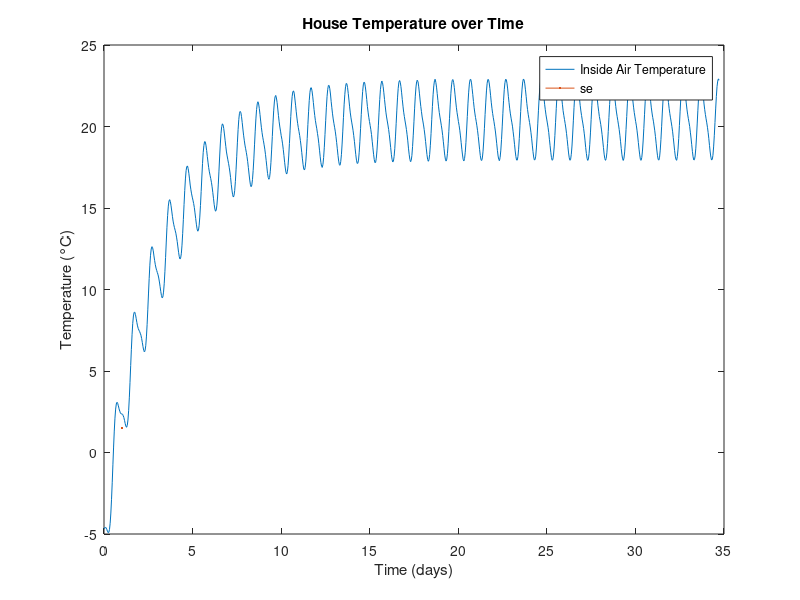
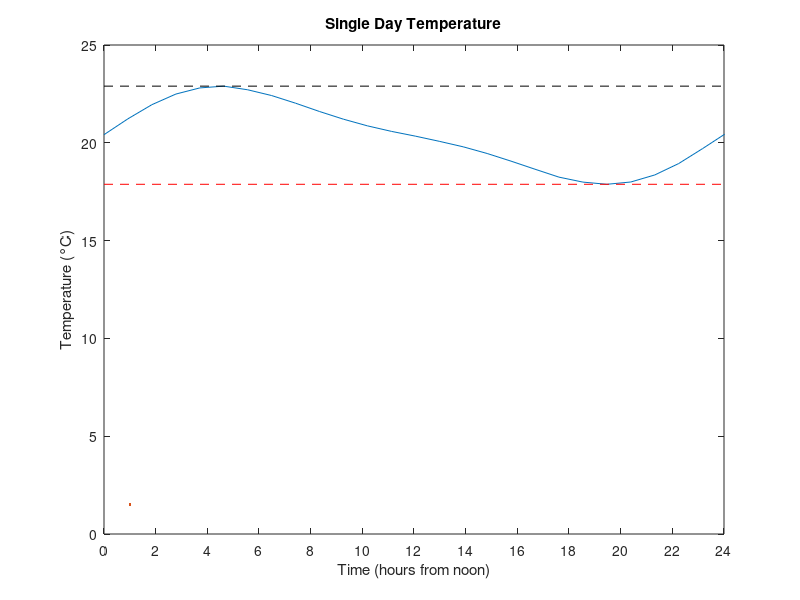

Source code (MATLAB) for these figures, in order: (Note: this script raises an error after producing the figures.)
close all

% define indoor dimensions
inside_length = 6;
inside_width = 6;
inside_height = 3;

% define insulation parameters
insulation_thickness = 0.18;
insulation_conductivity = 0.043;

% calculate outdoor dimensions
outside_length = inside_length + insulation_thickness*2;
outside_width = inside_width + insulation_thickness*2;
outside_height = inside_height + insulation_thickness*2;

% define floor properties
floor_height = 0.1;
floor_density = 3000;
floor_specific_heat_capacity = 800;
floor_volume = inside_length*inside_width*floor_height;
floor_surface_area = 2*(inside_length*inside_width + inside_length*floor_height + inside_width*floor_height);

% define heat transfer coefficients
h_indoor = 15;
h_outdoor = 30;
h_window = 1.4;

% define air properties
inside_air_volume = inside_length*inside_width*(inside_height-floor_height);
air_density = 1.2;
air_specific_heat_capacity = 1012;

% calculate relevant areas
inside_wall_area = 2*(inside_length*inside_width + inside_length*inside_height) + inside_width*inside_height;
window_area = inside_width*(inside_height/5);
outside_wall_area = 2*(outside_length*outside_width + outside_length*outside_height + outside_width*outside_height) - window_area;

% calculate thermal resistances
floor_to_inside_resistance = 1/(h_indoor*floor_surface_area);
inside_to_outside_wall_resistance = 1/(h_indoor*inside_wall_area) + insulation_thickness/(insulation_conductivity*inside_wall_area) + ...
    1/(h_outdoor*outside_wall_area);
inside_to_outside_window_resistance = 1/(h_window*window_area);
inside_to_outside_total_resistance = 1/(1/inside_to_outside_wall_resistance + 1/inside_to_outside_window_resistance);

% calculate heat capacities
floor_heat_capacity = floor_density*floor_volume*floor_specific_heat_capacity;
inside_air_heat_capacity = air_density*inside_air_volume*air_specific_heat_capacity;

% create ODEs
% T(1) is floor temperature, T(2) is inside air temperature
[t, T] = ode45(@(t, T) [((-361.*cos(pi.*t./(12.*3600)) + 224.*cos(pi.*t./(6.*3600)) + 210)*window_area - ((T(1)-T(2))./floor_to_inside_resistance))./floor_heat_capacity; ...
    ((T(1)-T(2))./floor_to_inside_resistance - (T(2)-(4.5.*sin(pi.*(t-32400)./43200)-1.5))./inside_to_outside_total_resistance)./inside_air_heat_capacity], ...
    linspace(0, 3000000, 900), [-4.682, -4.682]);

% plot inside air temperature over time
plot(t./(60*60*24), T(:,2), lineWidth=1.5)
legend("Inside Air Temperature", Location="se");
xlabel("Time (days)")
ylabel("Temperature (°C)")
title("House Temperature over Time")

figure
% plot single day temperature
plot(t(1:27)./3600, T(480:506,2), lineWidth=1.5)
xlim([0, 24])
xticks(linspace(0, 24, 13))
title("Single Day Temperature")
xlabel("Time (hours from noon)")
ylabel("Temperature (°C)")
hold on
plot([0, 24], [max(T(480:506,2)), max(T(480:506,2))], "k--")
plot([0, 24], [min(T(480:506,2)), min(T(480:506,2))], "r--")
max_label = "Max Temp: %g°C";
min_label = "Min Temp: %g°C";
legend(["Air Temperature", sprintf(max_label, round(max(T(480:506,2)),2)), sprintf(min_label, round(min(T(480:506,2)),2))])
hold off

